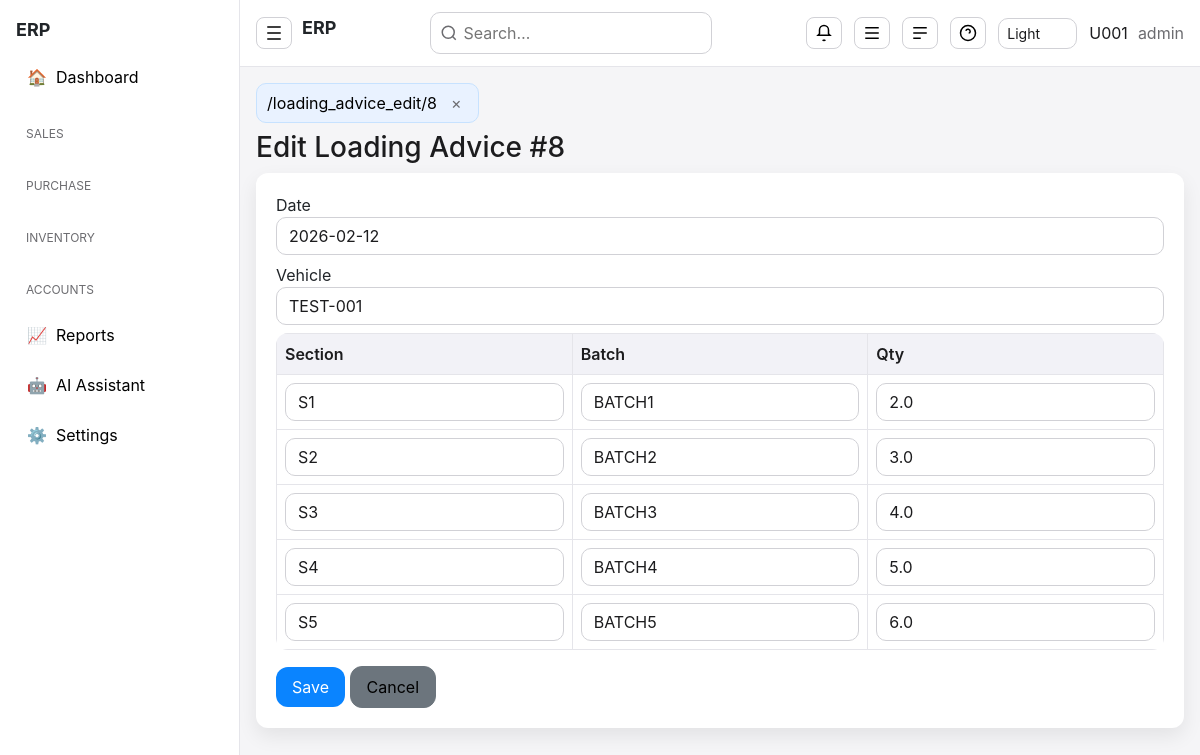
Page /loading_advice_edit/8 (signed in) on the committed database.
### tables this page shows
CREATE TABLE loading_advice_head(
 la_id INTEGER PRIMARY KEY AUTOINCREMENT,
 la_date TEXT,
 vehicle_no TEXT,
 supplier_id INTEGER,
 customer_id INTEGER,
 user_code TEXT
, status TEXT DEFAULT 'OPEN');

CREATE TABLE loading_advice_body(
 id INTEGER PRIMARY KEY AUTOINCREMENT,
 la_id INTEGER,
 so_id INTEGER,
 po_id INTEGER,
 item_id INTEGER,
 qty REAL,
 purchase_rate REAL,
 sale_rate REAL,
 rate_diff REAL,
 amount REAL
, item_name TEXT, section TEXT, part TEXT);

### app.py (the view, shortened to what this page needs)
@app.route("/loading_advice_edit/<int:la_id>", methods=["GET","POST"])
def loading_advice_edit(la_id):
    if "user" not in session:
        return redirect("/")
    if not can_edit():
        abort(403)
    con = db()
    head = con.execute("SELECT * FROM loading_advice_head WHERE la_id=?", (la_id,)).fetchone()
    if not head:
        return "Loading Advice not found"
    st = head["status"] if "status" in head.keys() else None
    rows = con.execute("SELECT id, section, qty, part FROM loading_advice_body WHERE la_id=?", (la_id,)).fetchall()
    return render_template("loading_advice_edit.html", head=head, rows=rows)

### app.py (called while the page is built)
def db():
    con = getattr(g, "_db", None)
    if con is None:
        con = sqlite3.connect(DB)
        con.row_factory = sqlite3.Row
        g._db = con
    return con

def can_edit():
    return session.get("role") in ["admin","manager"]

### templates/loading_advice_edit.html (shortened to what this page needs)
{% extends "base.html" %}
{% block content %}
<h3>Edit Loading Advice #{{head[0]}}</h3>
<form method="post">
<label>Date</label>
<input name="la_date" class="form-control mb-2" value="{{head[1]}}">
<label>Vehicle</label>
<input name="vehicle_no" class="form-control mb-2" value="{{head[2]}}">
<table class="table table-bordered">
<tr>
<th>Section</th>
<th>Batch</th>
<th>Qty</th>
</tr>
{% for r in rows %}
<tr>
<td><input name="section" class="form-control" value="{{r[1]}}"></td>
<td><input name="part" class="form-control" value="{{r[3]}}"></td>
<td><input name="qty" class="form-control" value="{{r[2]}}"></td>
</tr>
{% endfor %}
</table>
<button class="btn btn-primary">Save</button>
<a href="/loading_advice" class="btn btn-secondary">Cancel</a>
</form>
{% endblock %}

### static/css/style.css (style rules this page uses)
body { background:#f5f5f7; font-family: -apple-system,BlinkMacSystemFont, "Segoe UI",Roboto,Ubuntu; }
* { box-sizing:border-box }
body { --center-scale:1 }
.btn { border-radius:12px; padding:8px 16px; }
.btn-primary { background:#0a84ff;border:none }
input, select { background:#ffffff !important; color:#1c1c1e !important; border-radius:10px !important; border:1px solid #d1d1d6 !important; }
.table { background:#ffffff; border-radius:12px; overflow:hidden; }
.table th { background:#f2f2f7; color:#1c1c1e; font-weight:600; }
.table td { color:#1c1c1e }
.table th, .table td { border:1px solid #e5e5ea !important }
a { color:#0a84ff;text-decoration:none }
h1,h2,h3 { color:#1c1c1e }
form { background:#ffffff; padding:20px; border-radius:12px; box-shadow:0 8px 20px rgba(0,0,0,0.08); }
table,.table { border-collapse:collapse !important }
html:not([data-theme="dark"]) a { color:#000 !important }

### rows in the picture
loading_advice_head: la_id "8", la_date "2026-02-12", vehicle_no "TEST-001"
loading_advice_body: section "S1", part "BATCH1", qty "2.0"
loading_advice_body: section "S2", part "BATCH2", qty "3.0"
loading_advice_body: section "S3", part "BATCH3", qty "4.0"
loading_advice_body: section "S4", part "BATCH4", qty "5.0"
loading_advice_body: section "S5", part "BATCH5", qty "6.0"

### other values in the picture
{{ session.user or '' }} "U001"
{{ session.role or '' }} "admin"
